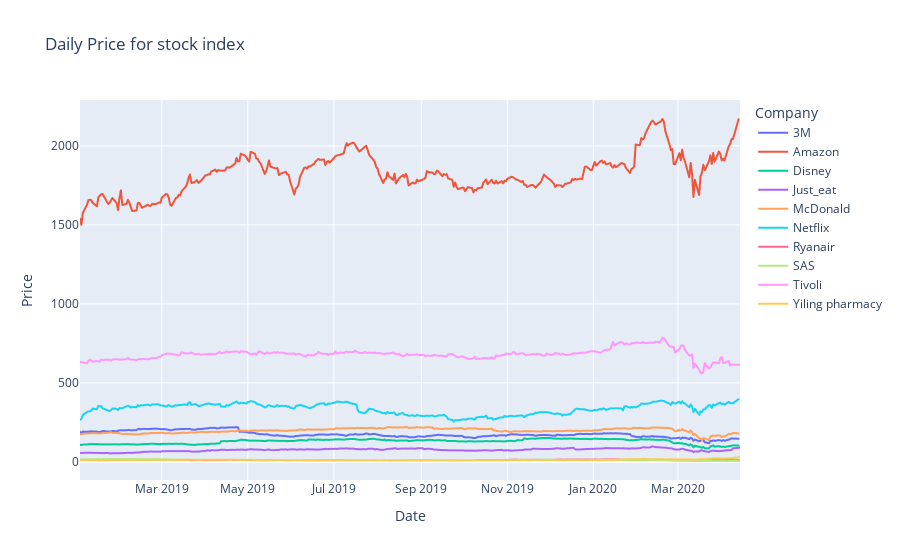

The notebook cell this image was saved under:
### Code cell
fig = px.line(industry_data.groupby(['Date','Company'])[['Price']].sum().reset_index(), x="Date", y="Price", color='Company',title='Daily Price for stock index')
fig.show()

### Figure 1 — Plotly figure (JSON) as saved in the notebook; plotly's stock layout.template omitted (floating-point values rounded to 4 significant figures; data arrays with more than 128 entries replaced by an {"elided": "..."} marker saying what was removed)
{"data": [{"hovertemplate": "Company=3M<br>Date=%{x}<br>Price=%{y}<extra></extra>", "legendgroup": "3M", "line": {"color": "#636efa", "dash": "solid"}, "mode": "lines", "name": "3M", "showlegend": true, "type": "scattergl", "x": {"elided": "322 str values"}, "xaxis": "x", "y": {"elided": "322 float values"}, "yaxis": "y"}, {"hovertemplate": "Company=Amazon<br>Date=%{x}<br>Price=%{y}<extra></extra>", "legendgroup": "Amazon", "line": {"color": "#EF553B", "dash": "solid"}, "mode": "lines", "name": "Amazon", "showlegend": true, "type": "scattergl", "x": {"elided": "322 str values"}, "xaxis": "x", "y": {"elided": "322 str values"}, "yaxis": "y"}, {"hovertemplate": "Company=Disney<br>Date=%{x}<br>Price=%{y}<extra></extra>", "legendgroup": "Disney", "line": {"color": "#00cc96", "dash": "solid"}, "mode": "lines", "name": "Disney", "showlegend": true, "type": "scattergl", "x": {"elided": "322 str values"}, "xaxis": "x", "y": {"elided": "322 float values"}, "yaxis": "y"}, {"hovertemplate": "Company=Just_eat<br>Date=%{x}<br>Price=%{y}<extra></extra>", "legendgroup": "Just_eat", "line": {"color": "#ab63fa", "dash": "solid"}, "mode": "lines", "name": "Just_eat", "showlegend": true, "type": "scattergl", "x": {"elided": "327 str values"}, "xaxis": "x", "y": {"elided": "327 float values"}, "yaxis": "y"}, {"hovertemplate": "Company=McDonald<br>Date=%{x}<br>Price=%{y}<extra></extra>", "legendgroup": "McDonald", "line": {"color": "#FFA15A", "dash": "solid"}, "mode": "lines", "name": "McDonald", "showlegend": true, "type": "scattergl", "x": {"elided": "322 str values"}, "xaxis": "x", "y": {"elided": "322 float values"}, "yaxis": "y"}, {"hovertemplate": "Company=Netflix<br>Date=%{x}<br>Price=%{y}<extra></extra>", "legendgroup": "Netflix", "line": {"color": "#19d3f3", "dash": "solid"}, "mode": "lines", "name": "Netflix", "showlegend": true, "type": "scattergl", "x": {"elided": "322 str values"}, "xaxis": "x", "y": {"elided": "322 float values"}, "yaxis": "y"}, {"hovertemplate": "Company=Ryanair<br>Date=%{x}<br>Price=%{y}<extra></extra>", "legendgroup": "Ryanair", "line": {"color": "#FF6692", "dash": "solid"}, "mode": "lines", "name": "Ryanair", "showlegend": true, "type": "scattergl", "x": {"elided": "325 str values"}, "xaxis": "x", "y": {"elided": "325 float values"}, "yaxis": "y"}, {"hovertemplate": "Company=SAS<br>Date=%{x}<br>Price=%{y}<extra></extra>", "legendgroup": "SAS", "line": {"color": "#B6E880", "dash": "solid"}, "mode": "lines", "name": "SAS", "showlegend": true, "type": "scattergl", "x": {"elided": "319 str values"}, "xaxis": "x", "y": {"elided": "319 float values"}, "yaxis": "y"}, {"hovertemplate": "Company=Tivoli<br>Date=%{x}<br>Price=%{y}<extra></extra>", "legendgroup": "Tivoli", "line": {"color": "#FF97FF", "dash": "solid"}, "mode": "lines", "name": "Tivoli", "showlegend": true, "type": "scattergl", "x": {"elided": "319 str values"}, "xaxis": "x", "y": {"elided": "319 int values"}, "yaxis": "y"}, {"hovertemplate": "Company=Yiling pharmacy<br>Date=%{x}<br>Price=%{y}<extra></extra>", "legendgroup": "Yiling pharmacy", "line": {"color": "#FECB52", "dash": "solid"}, "mode": "lines", "name": "Yiling pharmacy", "showlegend": true, "type": "scattergl", "x": {"elided": "313 str values"}, "xaxis": "x", "y": {"elided": "313 float values"}, "yaxis": "y"}], "layout": {"legend": {"title": {"text": "Company"}, "tracegroupgap": 0}, "title": {"text": "Daily Price for stock index"}, "xaxis": {"anchor": "y", "domain": [0, 1], "title": {"text": "Date"}}, "yaxis": {"anchor": "x", "domain": [0, 1], "title": {"text": "Price"}}}}
